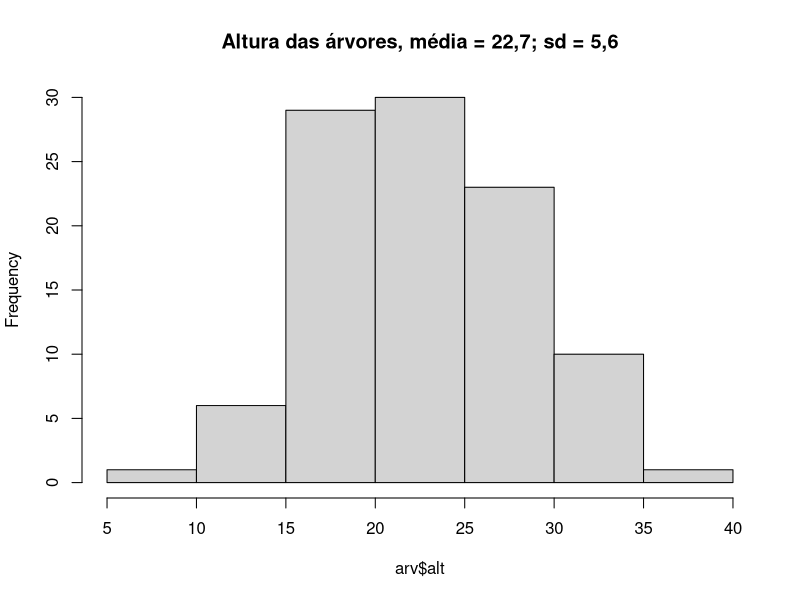
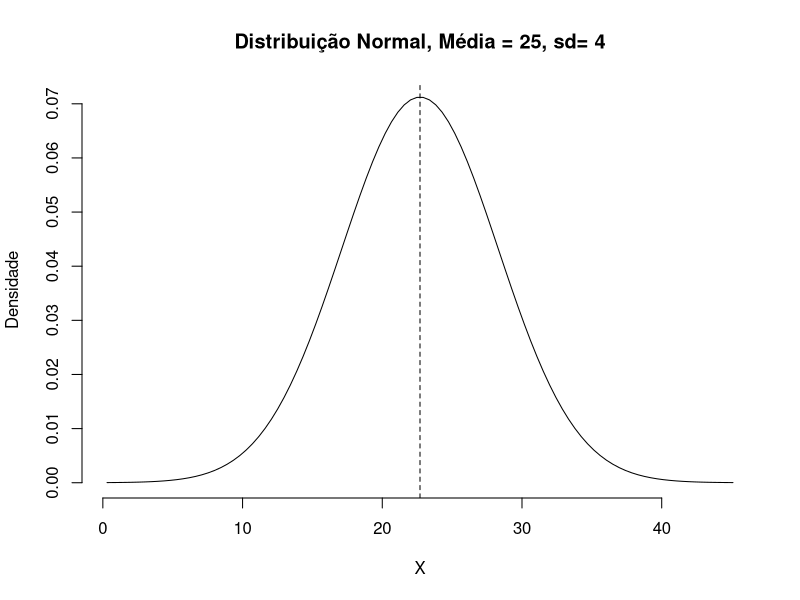
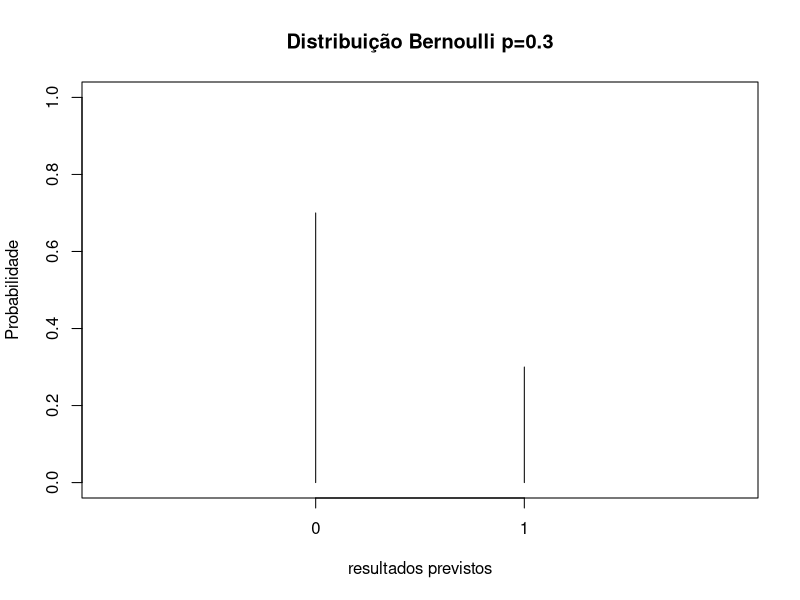
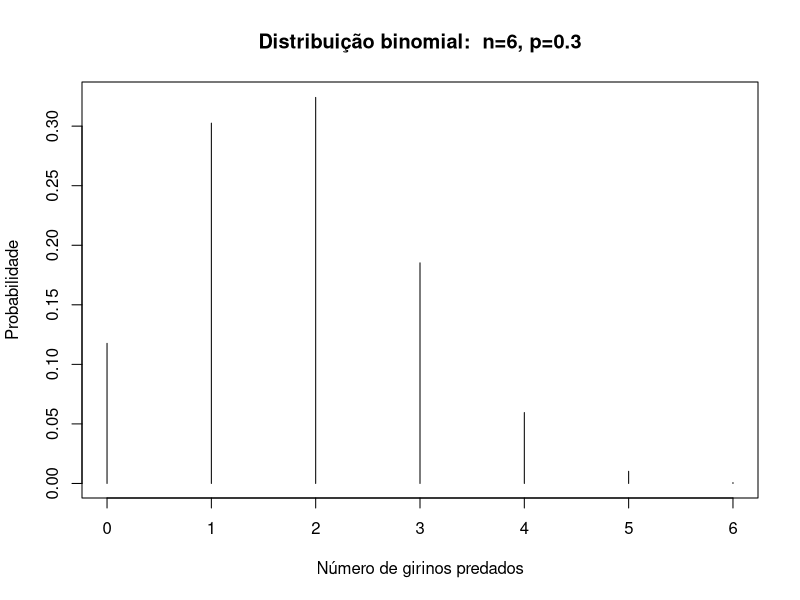
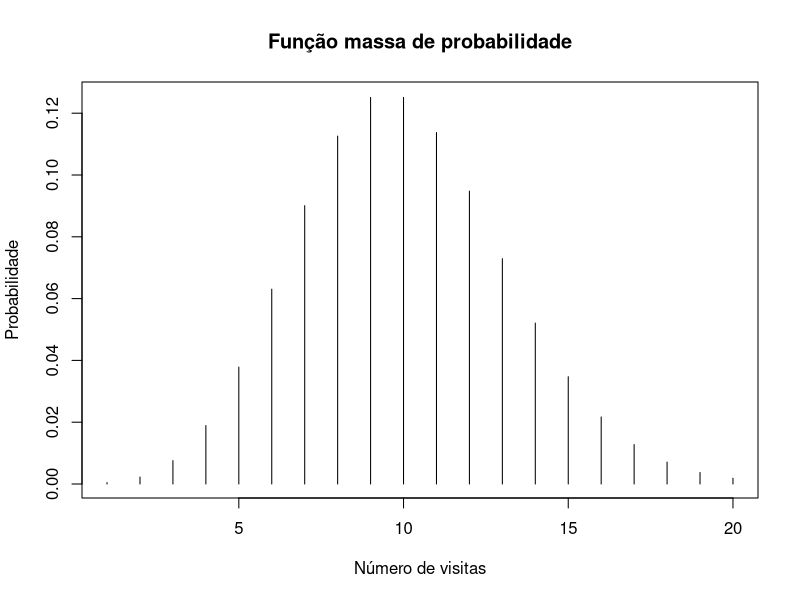
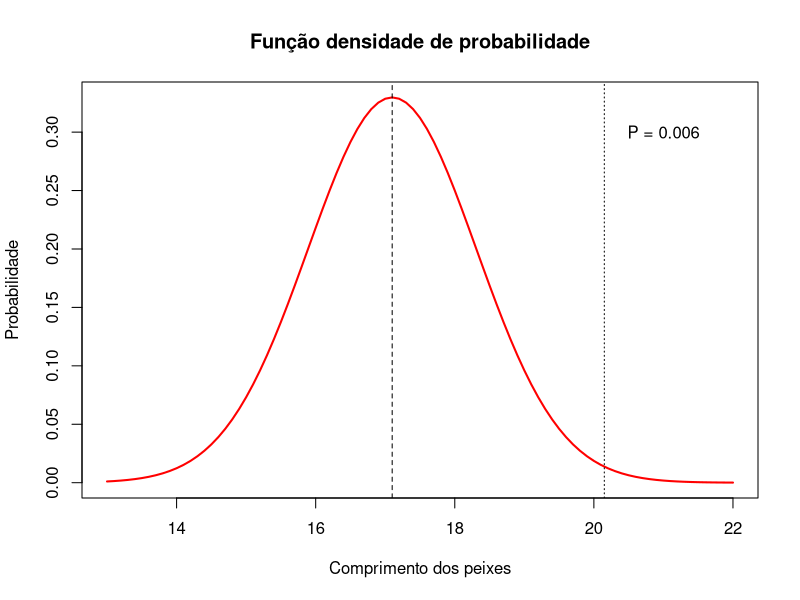
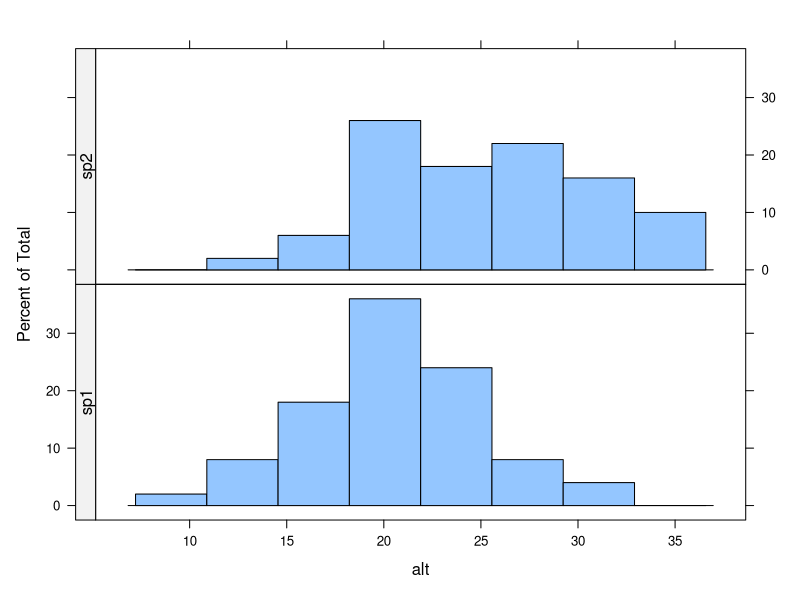
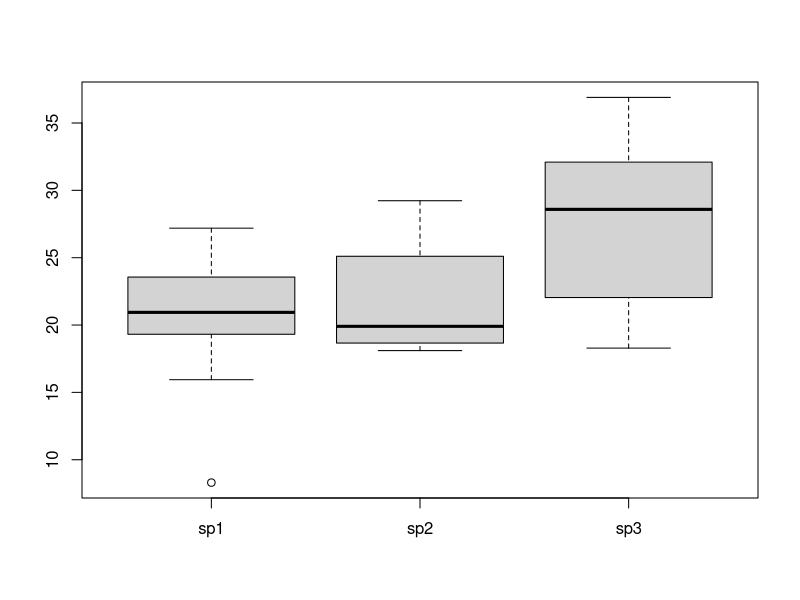

The R script that drew these images, in order: (Note: this script raises an error after producing the figures.)
## ---- chunk 1
setwd("~/git-meme/consultR/presentations")
## ---- chunk 2
arv <-read.table("../data/arvores.csv", sep=";", header=T)
hist(arv$alt, main="Altura das árvores, média = 22,7; sd = 5,6")
mean(arv$alt); var(arv$alt); sd(arv$alt)
## ---- chunk 3
mean=22.7; sd=5.6
lb=10; 
ub=40

x <- seq(-4,4,length=100)*sd + mean
hx <- dnorm(x,mean,sd)

plot(x, hx, type="n", xlab="X", ylab="Densidade",
  main="Distribuição Normal, Média = 25, sd= 4", axes=FALSE)
axis(1)
axis(2)
i <- x >= lb & x <= ub
lines(x, hx)
abline(v=22.7, lty=2)
## ---- chunk 4
plot(dbinom(0:1, size=1, prob=0.3), 
    xlim=c(0,3), ylim=c(0,1), 
    xlab="resultados previstos",
    ylab="Probabilidade", 
    main="Distribuição Bernoulli p=0.3",
    type="h", xaxt="n")
axis(1, at=c(1,2), labels = c(0,1))
## ---- chunk 5
plot(y=dbinom(0:6, size=6, prob=0.3), 
    x=c(0:6),
    xlab="Número de girinos predados",
    ylab="Probabilidade", 
    main="Distribuição binomial:  n=6, p=0.3",
    type="h")
## ---- chunk 6
# histograma da distribuição
plot(dpois(seq(1,20, by =1), lambda = 10), type ="h",
     xlab = "Número de visitas", 
     ylab = "Probabilidade", 
     main = "Função massa de probabilidade")
## ---- chunk 7
prob <- pnorm(q = 20.15, mean = 17.1, sd = 1.21, lower.tail = F)
prob
## ---- chunk 8
x<-seq(13, 22, 0.1)
y=dnorm(x, mean = 17.1, sd=1.21)
plot(x, y, type="l", lwd=2, col="red", 
     ylab = "Probabilidade",
     xlab= "Comprimento dos peixes",
     main ="Função densidade de probabilidade")
abline(v = 17.1, lty=2)
abline(v = 20.15, lty=3)
text(x=21,y=0.3, labels="P = 0.006")

## ---- chunk 9
levels(arv$sp)
## ---- chunk 10
library(lattice)
histogram(~alt|sp, 
          data = arv,
          layout = c(1,2),
          strip=F,
          strip.left=T)
## ---- chunk 11
mean(arv$alt[arv$sp=="sp2"]) - mean(arv$alt[arv$sp=="sp1"])
## ---- chunk 12
t.test(arv$alt~arv$sp, var.equal=T)
#o argumento var.equa=T diz que as variâncias das duas espécies são as mesmas
# podemos fazer o teste com a premissa de que as variâncias não sejam iguais,
# usando var.equal=F, isso vai "consumir" graus de liberdade.
## ---- chunk 13
alt.sp3 <- c(36.90076761,33.23131727,32.82767311,24.93410577,31.87626329,
         28.76824248,26.6436144,31.41238398,27.65383929,31.70425719,
         33.60752445,28.30263354,29.32210674,23.4790054,22.20793046,
         18.28797293,23.39044736,28.75820917,29.94344703,34.47430235,
         32.09820862,26.99845592,27.64858951,31.90557306,33.63236368,
         25.35966179,35.00885172,32.89125598,18.98802229,30.8516906,
         22.04191398,35.37232889,35.67150408,34.30257037,24.43038475,
         20.6274663,31.15717916,23.27023231,36.20568545,34.33068448,
         28.40769054,31.00578874,29.50989158,31.69915991,37.25975797,
         30.1279997,38.623371,35.36472829,29.88304259,31.00145491)

sp3 <- data.frame(alt=alt.sp3, sp=rep("sp3",50))
arv2 <- rbind(arv,sp3)

amostras <- seq(1,150,by=5)

arv3 <- arv2[ amostras, ]
## ---- chunk 14
arv4 <- data.frame(sp1=arv3$alt[arv3$sp=="sp1"],
                   sp2=arv3$alt[arv3$sp=="sp2"],
                   sp3=arv3$alt[arv3$sp=="sp3"])
arv4

boxplot(arv4)
## ---- chunk 15
media.geral <- mean(arv3$alt)
media.geral

medias.sps <- apply(arv4, 2, mean)
medias.sps

dif.geral <- arv4 - media.geral
ss.especies <- dif.geral^2
ss.especies

ss.total <- sum(ss.especies)
ss.total
## ---- chunk 16
vetor.cor <- rep(1:3, each=10) #vetor de cores

plot(x = c(1:30), y = arv3$alt, ylim=c(10,40),
     pch=(rep(c(15,16,17), each=10)),
     col=vetor.cor,
     ylab="Variável Resposta", xlab="Observações",
     main="Variação total")
	for(i in 1:30)
	{
	lines(c(i,i),c(arv3$alt[i],mean(arv3$alt)),col=vetor.cor[i])
	}
	abline(h=media.geral)
## ---- chunk 17
vetor.medias<-rep(medias.sps, each=10)

plot(c(1:30), arv3$alt, ylim=c(10,40),
     pch=(rep(c(15,16,17),each=10)),
     col=vetor.cor,
     main="Variação Intra Grupos",
     ylab="Variável Resposta", xlab="Observações")
	for(i in 1:30)
	{
	lines(c(i,i),c(vetor.medias[i],arv3$alt[i]),col=vetor.cor[i])
	}
	lines(c(1,10),c(medias.sps[1],medias.sps[1]),col=1)
	lines(c(11,20),c(medias.sps[2],medias.sps[2]),col=2)
	lines(c(21,30),c(medias.sps[3],medias.sps[3]),col=3)
## ---- chunk 18
medias.sps
ss.sp1=sum((arv4$sp1-medias.sps["sp1"])^2)
ss.sp1
ss.sp2=sum((arv4$sp2-medias.sps["sp2"])^2)
ss.sp2
ss.sp3=sum((arv4$sp3-medias.sps["sp3"])^2)
ss.sp3
ss.intra=ss.sp1+ss.sp2+ss.sp3
ss.intra
## ---- chunk 19
plot(c(1:30), vetor.medias, ylim=c(10,40), 
  pch=(rep(c(15,16,17),each=10)),
  col=vetor.cor, 
  main="Variação Entre Grupos", 
  ylab="Variável Resposta", xlab="Observações")
 for(i in 1:30)
	{
	lines(c(i,i),c(vetor.medias[i],mean(vetor.medias)),col=vetor.cor[i])
	}
	abline(h=media.geral)
	points(c(1:30),arv3$alt, ylim=c(10,50), 
	       pch=(rep(c(0,1,2),each=10)), col=vetor.cor, cex=0.5)
## ---- chunk 20
medias.sps
media.geral
ss.entre=10*sum((medias.sps-media.geral)^2)
ss.entre

#conferindo os cálculos
ss.intra+ss.entre
ss.total
## ---- chunk 21
# Desvios médios
ms.entre=ss.entre/2
ms.intra=ss.intra/27
ms.entre
ms.intra

#F - razão das variâncias
F.sps=ms.entre/ms.intra
F.sps
## ---- chunk 22
curve(expr=df(x, 2,27),
      main="Distribuição F de Fisher (df=2,27)", 
      xlab="Valor F",
      ylab="Densidade Probabilística (df)",
      xlim=c(2,12))
abline(v=F.sps, col="red")
abline(h=0, lty=2)

xf=seq(F.sps, 12, 0.01)
ydf=df(xf, 2, 27)
polygon(c(F.sps,xf),c(0,ydf),col="red")

text(x= 7,y=0.08,paste("pf(x) =",
     round(pf(F.sps,2,27,lower.tail=F),4)), 
     cex=0.8, col="red")
## ---- chunk 23
p.sps=pf(F.sps, 2, 27, lower.tail=FALSE)
p.sps
## ---- chunk 24
anova.sps <- aov(alt~sp, data=arv3)
summary(anova.sps)
## ---- chunk 25
TukeyHSD(anova.sps)

#revendo gráfico dos dados
stripchart( arv3$alt~arv3$sp,
           vertical = TRUE, pch = 16, 
           col = c("black", "red", "green"))

#boxplot
boxplot(arv4)
## ---- chunk 26
lm.anova.sp <- lm(alt~sp, data=arv3)
summary.aov(lm.anova.sp) #mesmo que o summary do aov

# mostra o resultado de forma um pouco diferente, consegue entender?
summary(lm.anova.sp) 
## ---- chunk 27
# criando a variável nutrientes
nutri <- c(1.09, 1.73, 1.49, 2.84, 3.08, 8.24, 8.67, 6.10, 8.37, 8.03,
           10.62, 14.26, 13.77, 14.81, 14.40, 17.27, 15.46, 18.66, 16.03,
           17.37, 26.80, 27.1, 29.09, 20.46, 24.51, 28.56, 24.87, 27.44,
           26.02, 22.94)

# ordenando arv3 por altura (para criar uma relação com nutrientes)
arv3 <-arv3[order(arv3$alt), ]

#colocando no data.frame de dados
arv3$nutri <- nutri
## ---- chunk 28
plot(arv3$alt ~ nutri)
## ---- chunk 29
alt.nutr <- lm(alt ~ nutri, data = arv3)
summary(alt.nutr)
## ---- chunk 30
plot(arv3$alt ~ nutri)
abline(alt.nutr, col = "red") # reta da regressão

#reta da hipótese nula de ausência de efeito dos nutrientes
abline(h = mean(arv3$alt), col = "blue", lty = 2)  
## ---- chunk 31
plot(alt~nutri, data=arv3, col=arv3$sp)
## ---- chunk 32
alt.sp.nutr <- lm(alt ~ nutri + sp, data = arv3)
summary(alt.sp.nutr)
## ---- chunk 33
# tirando os valores de intercepto do modelo para cada especie
#coef(alt.sp.nutr)
int.sp1 <- coef(alt.sp.nutr)[1]
int.sp2 <- coef(alt.sp.nutr)[1]+coef(alt.sp.nutr)[3]
int.sp3 <- coef(alt.sp.nutr)[1]+coef(alt.sp.nutr)[4]

plot(alt~nutri, data=arv3, col=arv3$sp)

# reta de regressão para espécie 1
abline(a=int.sp1, b=coef(alt.sp.nutr)[2], col="black")
# reta de regressão para sp 2
abline(a=int.sp2, b=coef(alt.sp.nutr)[2], col="red")
# reta de regressão para ps 3
abline(a=int.sp3, b=coef(alt.sp.nutr)[2], col="green")
## ---- chunk 34
alt.sp.nutr2 <- lm(alt ~ nutri + sp + nutri:sp, data=arv3)

alt.sp.nutr3 <- lm(alt ~ nutri*sp, data=arv3)
summary(alt.sp.nutr3)
## ---- chunk 35
# interceptos
int.sp1 <- coef(alt.sp.nutr2)[1]
int.sp2 <- coef(alt.sp.nutr2)[1] + coef(alt.sp.nutr2)[3]
int.sp3 <- coef(alt.sp.nutr2)[1] + coef(alt.sp.nutr2)[4]

#coeficientes
coef.sp1 <- coef(alt.sp.nutr2)[2]
coef.sp2 <- coef(alt.sp.nutr2)[2] + coef(alt.sp.nutr2)[5]
coef.sp3 <- coef(alt.sp.nutr2)[2] + coef(alt.sp.nutr2)[6]

plot(alt~nutri, data=arv3, col=arv3$sp)

abline(a=int.sp1, b=coef.sp1, col="black", xlim=c(0.5))
abline(a=int.sp2, b=coef.sp2, col="red")
abline(a=int.sp3, b=coef.sp3, col="green")
## ---- chunk 36
summary.aov(alt.sp.nutr3)
## ---- chunk 37
atrop <- read.table("../data/atropela.csv", header = T, sep = ";")
## ---- chunk 38
plot( atrop$TOT.N ~ atrop$D.PARK,
      xlab = " Distância ao parque",
      ylab = "Número de atropelamentos")
## ---- chunk 39
mod <- glm(TOT.N ~ D.PARK, data = atrop, 
           family = poisson)

summary(mod)
## ---- chunk 40
anova(mod, test = "Chisq")
## ---- chunk 41
coefi <- coef(mod)
coefi

plot(atrop$TOT.N~atrop$D.PARK,
     xlim = c(0,25000), ylim = c(0, 110),
     xlab = "Distância ao parque", ylab = "Número de atropelamentos")

#essa função plota a curva do modelo, colocamos exp para voltar à escala original dos dados
curve(exp(coefi[1] + coefi[2]*x), 
      xlim = c(0,25000), ylim = c(0, 110),
      xlab = "", ylab = "", 
      add=T, #adicionando a curva no plot já desenhado
      col="red")
## ---- chunk 42
veados <- read.table("../data/veados_parasitas.csv", header=T, sep=";")

str(veados)
summary(veados)

prop.veados <- veados$infectado/veados$amostrado
prop.veados
## ---- chunk 43
plot(prop.veados ~ veados$openland,
     ylim=c(0,1),
     xlab = "Porcentagem de vegetação aberta",
     ylab="Proporção de veados infectados")
## ---- chunk 44
nao.infectado <- veados$amostrado- veados$infectado
y <- cbind(veados$infectado, nao.infectado)
mod.veado <- glm(y ~  openland, data=veados, family="binomial")
summary(mod.veado)
## ---- chunk 45
anova(mod.veado, test = "Chisq")
## ---- chunk 46
# salvando os coeficientes
coefs <- coef(mod.veado)
coefs

#lembre que estes coefs foram linearizados com a função de ligação
# para a binomial a link function é a logit
# então temos que transformar os y no inverso do logit, a função é essa:
invlogit = function(x) return(exp(x)/(1+exp(x)))

plot(prop.veados ~ veados$openland,
     ylim=c(0,1))
#usando o invlogit para desenhar a curva:
curve(invlogit(coefs[1] + coefs[2]*x), add=T, col="red")
## ---- chunk 47
shapiro.test(arv3$alt)

shapiro.test(arv$alt[arv$sp == "sp1"])
shapiro.test(arv$alt[arv$sp == "sp2"])
## ---- chunk 48
bartlett.test(arv3$alt~arv3$sp)
## ---- chunk 49
# carregando o pacote car que tem a função do teste
library(car)
## ---- chunk 50
leveneTest(arv3$alt~arv3$sp)
## ---- chunk 51
resid(anova.sps)
#residuals(anova.sps) # o mesmo que a função de cima
## ---- chunk 52
# separando a área gráfica em 4 espaço para os 4 gráficos
par(mfrow=c(2,2))
plot(anova.sps)
## ---- chunk 53
# regressão: alt ~ nutri
plot(alt.nutr)
## ---- chunk 54
# ANCOVA modelo aditivo: alt ~ nutri + sps
plot(alt.sp.nutr)
## ---- chunk 55
# ANCOVA modelo interativo: alt ~ nutri * sps
plot(alt.sp.nutr2)
## ---- chunk 56
# GLM poisson: atrop ~ dist.park
plot(mod)
## ---- chunk 57
plot(lm(TOT.N ~ D.PARK, data = atrop))
## ---- chunk 58
# GLM binoimial: prop.infectado ~ openland
plot( mod.veado)
## ---- chunk 59
plot( lm(prop.veados ~ veados$openland))
## ---- chunk 60
# para "desligar" o par inicial
par(mfrow=c(1,1))
